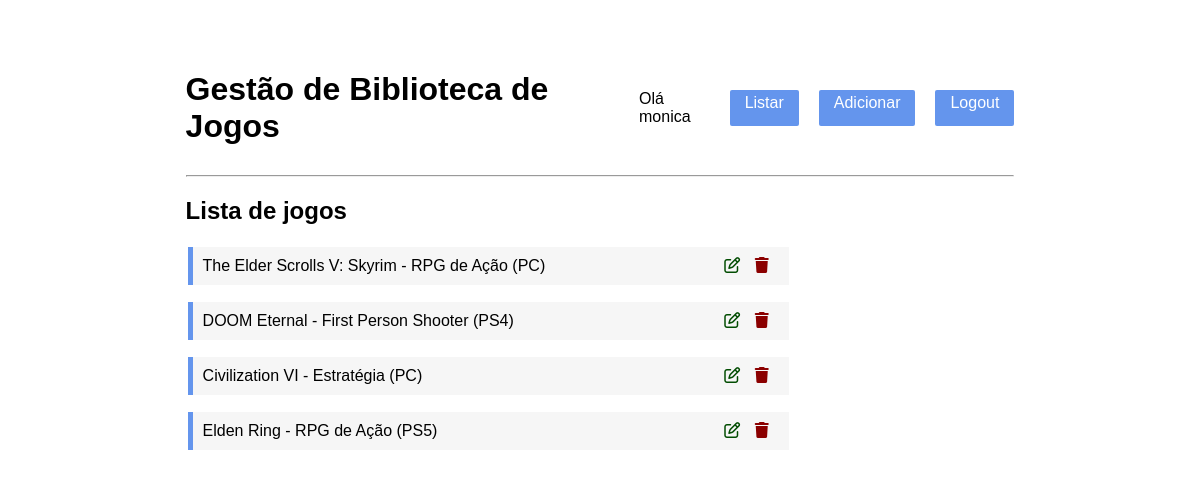
The app's page /jogos (signed in) with its own data.
### models.py (models this page shows, shortened)
class Utilizador(db.Model, UserMixin):
    id = db.Column(db.Integer, primary_key=True)
    username = db.Column(db.String(100), unique=True, nullable=False)
    password_hash = db.Column(db.String(200), nullable=False)

class Jogo(db.Model):
    id = db.Column(db.Integer, primary_key=True)
    titulo = db.Column(db.String(200), nullable=False)
    genero = db.Column(db.String(50), nullable=False)
    plataforma = db.Column(db.String(50), nullable=False)

### app.py (the view)
@app.route('/jogos')
@login_required
def listar():
    jogos = Jogo.query.all()
    return render_template('lista.html', jogos=jogos)

### app.py (called while the page is built)
@login_manager.user_loader
def load_user(user_id):
    return Utilizador.query.get(int(user_id))

@app.before_request
def criar_bd():
    db.create_all()

### templates/lista.html
{% extends 'base.html' %}
{% block conteudo %}
    <h2>Lista de jogos</h2>
    <table>
        {% for jogo in jogos %}
        <tr>
            <td>{{ jogo.titulo }} - {{ jogo.genero }}  ({{ jogo.plataforma }}) <span class="editar-apagar"> <a href="{{url_for('editar', id=jogo.id)}}"><i style="color: rgb(2, 77, 2);" class="fa-regular fa-pen-to-square"></i></a>   <a href="{{url_for('apagar', id=jogo.id)}}"><i style="color: darkred;" class="fa-solid fa-trash"></i></a> </span>
            </td>
        </tr>
        {% endfor %}
    </table>
{% endblock %}

### templates/base.html (shortened to what this page needs)
<!DOCTYPE html>
<html lang="pt">
<head>
    <link rel="stylesheet" href="{{url_for('static', filename='css/styles.css')}}">
    <link rel="stylesheet" href="https://cdnjs.cloudflare.com/ajax/libs/font-awesome/6.7.2/css/all.min.css" />
</head>
<body>
    <div class="container">
        <div class="header">
            <h1>Gestão de Biblioteca de Jogos</h1>
            <div class="nav">
                {% if current_user.is_authenticated %}
                Olá {{ current_user.username }}
                    <a href="{{ url_for('listar')}}">Listar</a>
                    <a href="{{ url_for('adicionar')}}">Adicionar</a>
                    <a href="{{ url_for('logout')}}">Logout</a>
                {% else %}
                    <a href="{{ url_for('login')}}">Login</a>
                    <a href="{{ url_for('registo')}}">Registo</a>
                {% endif %}
            </div>
        </div>
        <hr>
        {% block conteudo %}{% endblock %}
    </div>
</body>
</html>

### static/css/styles.css (style rules this page uses)
.container { width: 70%; margin: 50px auto; font-family: Arial, Helvetica, sans-serif; }
.header { display: flex; align-items: center; justify-content: space-between; }
.nav { display: flex; gap: 20px; }
.nav a { text-decoration: none; background-color: cornflowerblue; padding: 4px 15px; color: white; border-radius: 2px; }
table { width: 70%; }
td { background-color: rgb(246, 246, 246); border-left: 5px solid cornflowerblue; padding: 10px; text-align: left; display: flex; width: 100%; justify-content: space-between; margin-bottom: 15px; }
td a { text-decoration: none; }
i { margin-left: 10px; }
.editar-apagar { display: inline-block; margin-right: 10px; }

### records on screen
Utilizador: username "monica"
Jogo: titulo "The Elder Scrolls V: Skyrim", genero "RPG de Ação", plataforma "PC"
Jogo: titulo "DOOM Eternal", genero "First Person Shooter", plataforma "PS4"
Jogo: titulo "Civilization VI", genero "Estratégia", plataforma "PC"
Jogo: titulo "Elden Ring", genero "RPG de Ação", plataforma "PS5"
